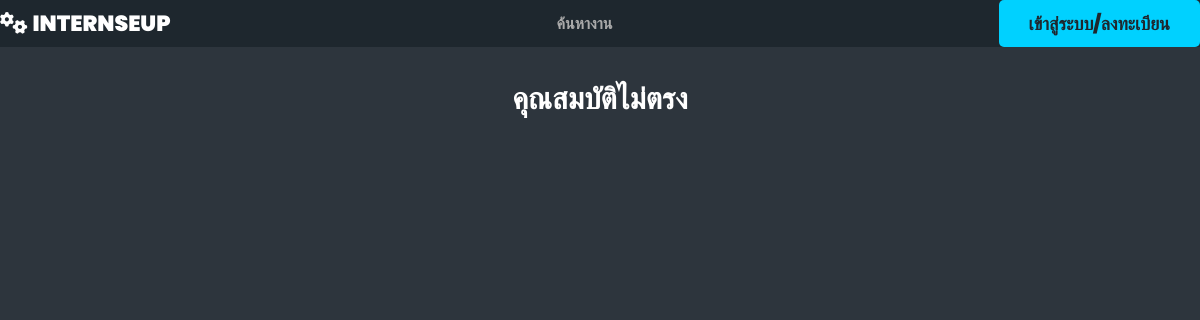
The page /stdrejected/STUDENT/s1/ on the database as committed earlier.
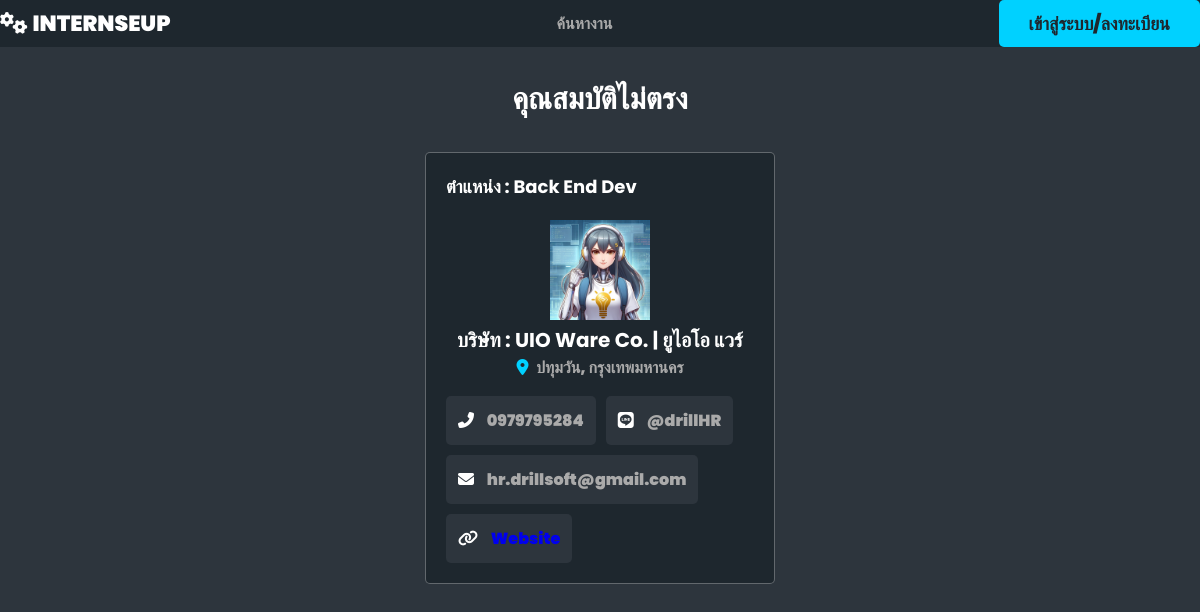
The same page on the database as committed later.
### usertype/models.py (models this page shows, shortened)
class CompanyInfo(models.Model):
    company_name_eng = models.CharField(max_length=100)
    company_name_thai = models.CharField(max_length=100)
    company_des = models.TextField()
    profile = models.ImageField(upload_to="profile/", null=True, blank=True)
    foundation_date = models.DateField()
    number_of_employees = models.IntegerField()
    website = models.URLField()
    email = models.EmailField()
    address = models.TextField()
    sub_district = models.TextField()
    district = models.TextField()
    province = models.TextField()
    postal_code = models.CharField(max_length=255)
    phone = models.CharField(max_length=15)
    line_id = models.CharField(max_length=255, blank=True)
    facebook = models.URLField(blank=True)

class Job(models.Model):
    jobname = models.CharField(max_length=255)
    jobdes = models.TextField()
    worktype = models.CharField(max_length=255)
    quality = models.TextField()
    benefit = models.TextField()
    workstart = models.TimeField()
    workend = models.TimeField()
    workday = models.CharField(max_length=255)
    requirement = models.TextField()
    qualifications = models.TextField(blank=True, null=True)
    skills = models.TextField()
    company = models.CharField(max_length=255)
    city = models.CharField(max_length=255)
    country = models.CharField(max_length=255)

### usertype/views.py (the view)
# urls.py: path("stdrejected/<str:role>/<str:username>/", views.stdrejected, name="rejected"),  # Company select page
def stdrejected(request, role, username):
    student = StudentProfile.objects.get(user__username=username)
    match = Matching.objects.filter(student=student.studentinfo)
    job = [m.job for m in match]
    status = [m.status for m in match]
    showcompany = [m.company for m in match]
    interview = [m.interview for m in match]
    companies = zip(showcompany, status, job, interview)
    return render(request, "stdstatus/rejected.html", {"company": companies})

### usertype/templates/stdstatus/rejected.html (shortened to what this page needs)
<!DOCTYPE html>
<html lang="en">
  {% load static %}
  <head>
    <link rel="stylesheet" href="{% static "css/style.css" %}" />
  </head>
  <body>
    {% include "navbarmain.html" %}
    {% include "navbarstatus.html" %}
    <section class="position-container">
      <h1 class="heading">คุณสมบัติไม่ตรง</h1>
            <div class="loop-container">
              {% for company, status, job, interview in company %}
              {% if status == "Rejected" %}
              <div class="boxs">
                <div class="company">
                  <div>
                    <h3>ตำแหน่ง : {{ job.jobname }}</h3>
                  </div>
                </div>
                <div><img src="{{ company.profile.url }}" alt="" /></div>
                <h3 class="job-title">
                บริษัท : {{ company.company_name_eng }} | {{ company.company_name_thai }}
                </h3>
                <p class="location">
                  <i class="fas fa-map-marker-alt"></i>
                  <span>{{ company.district }}, {{ company.province }}</span>
                </p>
                <div class="tags">
                  <p>
                    <i class="fas fa-phone-alt"></i>
                    <span>{{ company.phone }}</span>
                  <p>
                    <i class="fa-brands fa-line"></i>
                    <span>{{ company.line_id }}</span>
                  </p>
                  <p>
                    <i class="fa-solid fa-envelope"></i>
                    <span>{{ company.email }}</span>
                  </p>
                  <p>
                    <i class="fa-solid fa-link"></i>
                    <span><a href="{{ company.website }}"> Website</a></span>
                  </p>
                </div>
              </div>
              {% endif %}
              {% endfor %}
            </div>
    </section>
  </body>
</html>

Rows that differ between the two databases and show on the page:
now on this page (row edited): CompanyInfo: jobname "Back End Dev", profile (picture), company_name_eng "UIO Ware Co.", company_name_thai "ยูไอโอ แวร์", district "ปทุมวัน", province "กรุงเทพมหานคร", phone "0979795284", line_id "@drillHR", email "hr.drillsoft@gmail.com"
